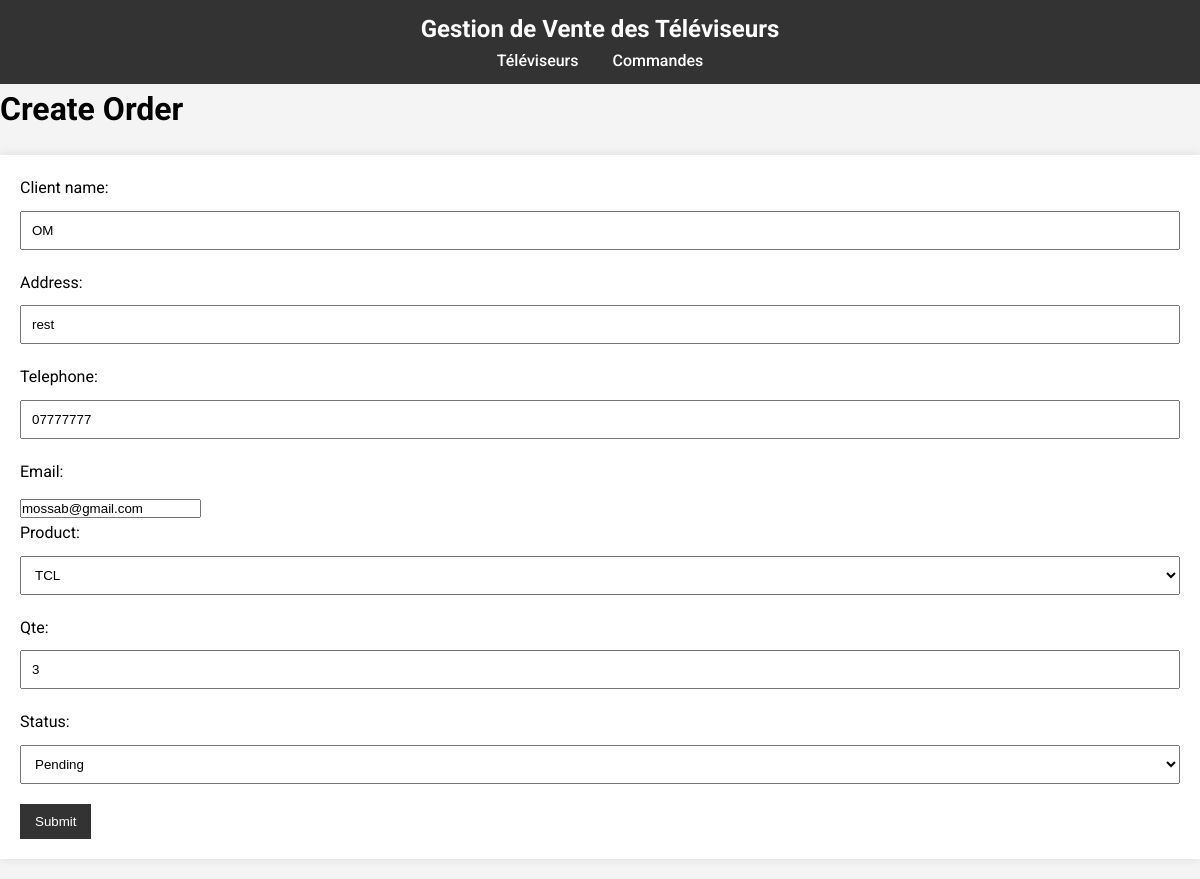
The page /edit_order/6/ on the database its author committed.
### base/models.py (models this page shows, shortened)
class Order(models.Model):
    STATUS_CHOICES = [
        ('pending', 'Pending'),
        ('rejected', 'Rejected'),
        ('confirmed', 'Confirmed'),
    ]
    client_name = models.CharField(max_length=200)
    address = models.CharField(max_length=300)
    telephone = models.CharField(max_length=15)
    email = models.EmailField()
    product = models.ForeignKey(Product, on_delete=models.CASCADE)
    qte = models.PositiveIntegerField()
    status = models.CharField(max_length=10, choices=STATUS_CHOICES, default='pending')

### base/views.py (the view)
# urls.py: path('edit_order/<int:order_id>/', views.update_order, name='edit_order'),
def update_order(request, order_id):
    order = get_object_or_404(Order, pk=order_id)
    if request.method == 'POST':
        form = OrderForm(request.POST, instance=order)
        if form.is_valid():
            form.save()
            return redirect('order_list')  # Redirect to order list page
    else:
        form = OrderForm(instance=order)
    return render(request, 'add_product.html', {'form': form})

### base/forms.py
class OrderForm(forms.ModelForm):
    class Meta:
        model = Order
        fields = ['client_name', 'address', 'telephone', 'email', 'product', 'qte', 'status']

### base/models.py (called while the page is built)
    def __str__(self):
        return self.title

### base/templates/add_product.html (shortened to what this page needs)
{% load static %}
<!DOCTYPE html>
<html lang="en">
<head>
    <link rel="stylesheet" href={% static 'style.css'%}>
</head>
<body>
    <header>
        <nav>
            <h1>Gestion de Vente des Téléviseurs</h1>
            <ul>
                <li><a href="#televisions">Téléviseurs</a></li>
                <li><a href="#orders">Commandes</a></li>
            </ul>
        </nav>
    </header>
    <h1>Create Order</h1>
    <form method="post">
        {{ form.as_p }}
        <button type="submit">Submit</button>
    </form>
</body>
</html>

### base/static/style.css (style rules this page uses)
* { margin: 0; padding: 0; box-sizing: border-box; }
body { font-family: 'Roboto', sans-serif; line-height: 1.6; margin: 0; padding: 0; background-color: #f4f4f4; }
header { background: #333; color: #fff; padding: 10px 0; }
header h1 { text-align: center; margin: 0; }
header nav ul { list-style: none; text-align: center; padding: 0; }
header nav ul li { display: inline; margin: 0 15px; }
header nav ul li a { color: #fff; text-decoration: none; font-weight: 500; }
form { background: #fff; padding: 20px; margin: 20px 0; box-shadow: 0 0 10px rgba(0, 0, 0, 0.1); }
form label { display: block; margin-bottom: 10px; }
form input[type="text"], form input[type="password"], form input[type="number"], form select { width: 100%; padding: 10px; margin-bottom: 20px; }
form button, form input[type="submit"] { display: inline-block; background: #333; color: #fff; padding: 10px 15px; border: 0; cursor: pointer; text-align: center; }

### rows shown on the page
Order: client_name "OM", address "rest", telephone "07777777", email "mossab@gmail.com", product "TCL", qte "3", status "Pending"
